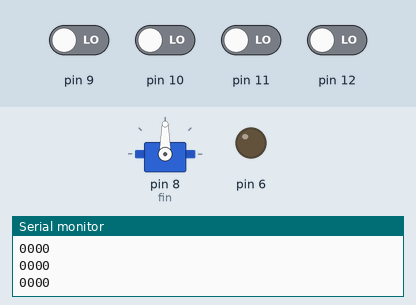
Simulated run of this sketch. Board: Arduino Uno, built with avr-gcc and run on an emulated ATmega328P. Shown: servo, output pins drawn as LEDs (lit = HIGH), the last lines printed to the serial monitor. Inputs (shaded band) come from the test bench; at power-on: pin 9–12 LOW.

Above: at 1.2 s.
1.3 s: pin 11 driven HIGH
At 3.5 s:
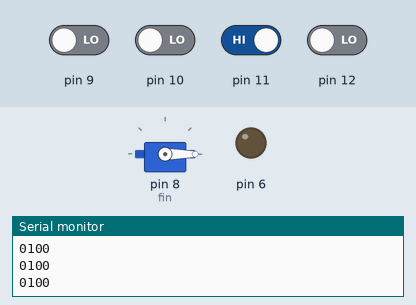
4.3 s: pin 12 driven HIGH
At 4.76 s:
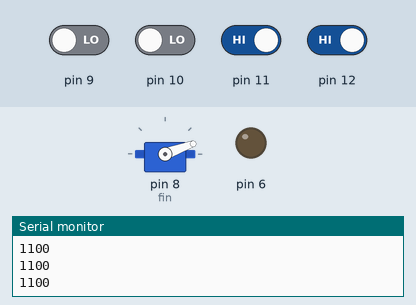
7.3 s: pin 10 driven HIGH
At 9.0 s:
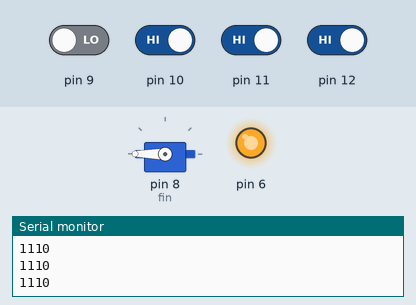
10.3 s: pin 12 driven LOW
At 10.68 s:
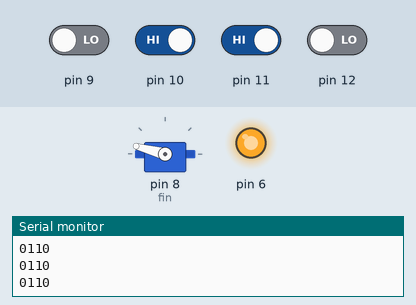
13.3 s: pin 11 driven LOW
At 13.8 s:
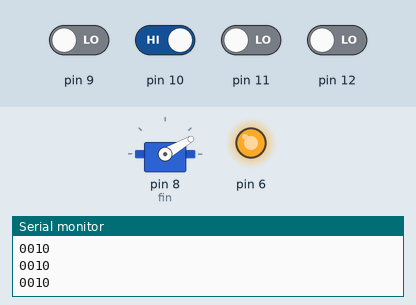
14.8 s: pin 11 driven HIGH
At 16.9 s:
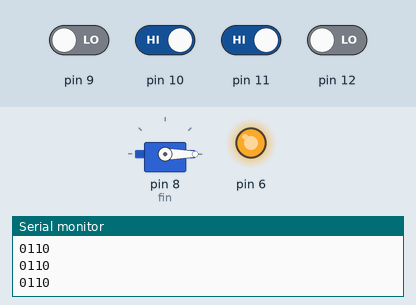
Timing chart, 0 to 18.4 s (numbered marks = the images above; inputs shaded):
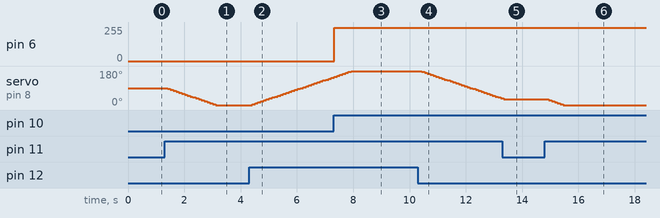

The sketch:

VayuFishArduino11.ino
```cpp
#include <Servo.h>
Servo fin;
int finpos=90;
int motorspeed=0;
void setup(){
  //start serial connection
  //configure pin2 as an input and enable the internal pull-up resistor
  pinMode(11, INPUT );
  pinMode(12, INPUT);
   pinMode(9, INPUT);
  pinMode(10, INPUT);
  pinMode(6,OUTPUT);
  fin.attach(8);
  Serial.begin(9600);

}

void loop(){

  if(finpos>=180)
  {finpos=180;}
  else if (finpos<=0)
  {finpos=0;}
  fin.write(finpos);

  int UP = digitalRead(12);//white
  int Down=digitalRead(11);//blue
  int Right=digitalRead(9);//green
  int Left=digitalRead(10);//yellow
  Serial.print(UP);
  Serial.print(Down);
  Serial.print(Left);
  Serial.println(Right);


  if(UP==1)
  { finpos+=5;}//Rt
  else if(Down==1)
  {finpos-=5;}//Lt
  if(Left==1)//up
  {analogWrite(6, 250 );}
  else
  {analogWrite(6, 0);}//down
  delay(100);


  }
```

Measured:
- after the input at 1.3 s, servo on pin 8 (fin): moves from 90° to 0° over 1.7 s, starting after 0.11 s
- after the input at 4.3 s, servo on pin 8 (fin): moves from 0° to 145° over 2.8 s, starting after 0.12 s
- after the input at 7.3 s, pin 6: 0/255 → 250/255 at once
- after the input at 10.3 s, servo on pin 8 (fin): moves from 180° to 35° over 2.8 s, starting after 0.14 s
- after the input at 13.3 s, servo on pin 8 (fin): goes on until 13.3 s, then stays 30°
- after the input at 14.8 s, servo on pin 8 (fin): moves from 30° to 0° over 0.50 s, starting after 0.15 s
